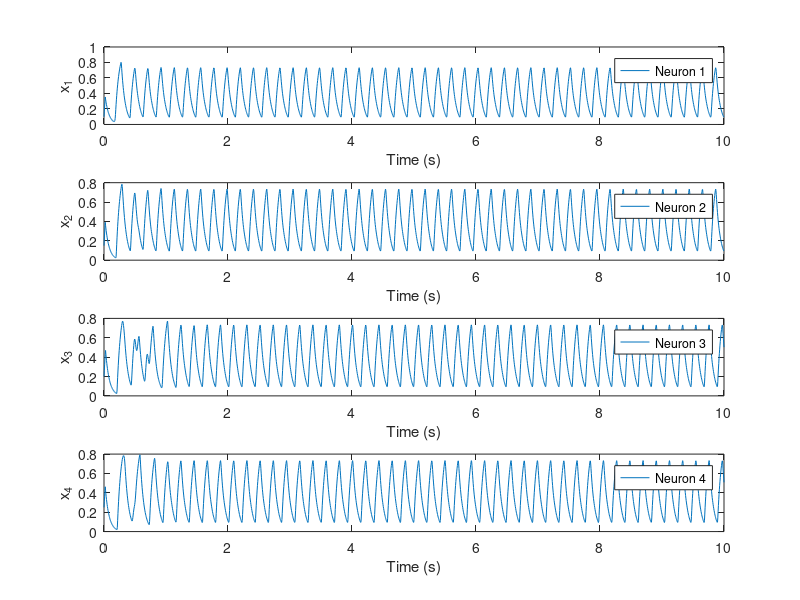
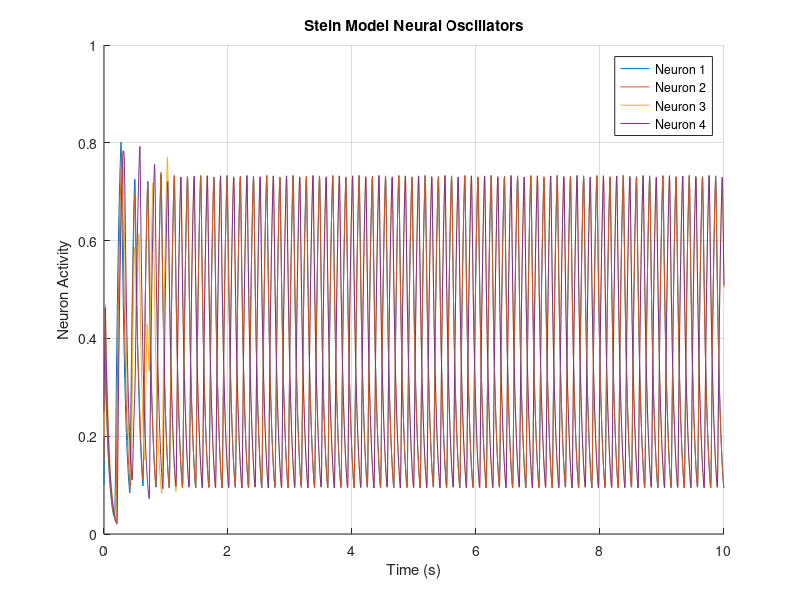

Here is the MATLAB script that generated these plots, in order:
%% Stein Model for Quadrupedal Locomotion
close all; clear;

%% Parameters for the Stein model
p = 10.0;       % Controls the rate of adaptation
b = -2000.0;     % Adaptation parameter (corrected to be positive)
q = 30.0;       % Controls the rate of adaptation
Lambda = -0.2; % Inhibitory coupling strength

%% WALK GAIT
% a = 10.0;
% f = 40.0;
% k1 = 0.0;
% k2 = 0.0;

%% TROT GAIT 
% a = 12.0;
% f = 40.0;
% k1 = 0.1;
% k2 = 57.0;

%% BOUND GAIT
a = 16.0;
f = 50.0;
k1 = 0.1;
k2 = 59.0;

%% Time parameters
T = 10;          % Total simulation time
dt = 0.005;       % Time step
time = 0:dt:T;  % Time vector


%% Initalization 
num_neurons = 4;
x = zeros(num_neurons, length(time)); % Membrane potential for neurons
y = zeros(num_neurons, length(time)); % Adaptation variable y
z = zeros(num_neurons, length(time)); % Adaptation variable z
% Initial conditions: 
x(:, 1) = [0.1; 0.15; 0.2; 0.25];
y(:, 1) = [0.1; 0.12; 0.14; 0.16];
z(:, 1) = [0.1; 0.13; 0.17; 0.19];


% Define inhibitory connections (Z4 symmetry - ring network)
 inhibition_matrix = [
    0, Lambda, 0, 0;       % Neuron 1 inhibits 2
    0, 0, 0, Lambda;       % Neuron 2 inhibits 4
    Lambda, 0, 0, 0;       % Neuron 3 inhibits 1
    0, 0, Lambda, 0];      % Neuron 4 inhibits 3

%% Simulate the Stein model
%% Simulate the Stein model
for t = 2:length(time)
    for i = 1:num_neurons
        % Compute the driving signal fi with INCOMING inhibitory coupling
        incoming_coupling = sum(inhibition_matrix(:, i) .* x(:, t-1));
        fi = f * (1 + k1 * sin(k2 * time(t))) + incoming_coupling;
        
        % Logistic function for adaptation
        adaptation = 1 / (1 + exp(-fi - b * y(i, t-1) + b * z(i, t-1)));

        % Update equations
        dx = dt * (a * (-x(i, t-1) + adaptation));
        dy = dt * (x(i, t-1) - p * y(i, t-1));
        dz = dt * (x(i, t-1) - q * z(i, t-1));

        % Store updated values
        x(i, t) = x(i, t-1) + dx;
        y(i, t) = y(i, t-1) + dy;
        z(i, t) = z(i, t-1) + dz;
    end
end
%% Plot individual neuron activities
figure()
for i = 1:num_neurons
    subplot(4,1,i)
    plot(time, x(i, :));
    xlabel('Time (s)');
    ylabel(['x_', num2str(i)]);
    legend(['Neuron ', num2str(i)]);
end

%% Plot all neuron activities together
figure()
hold on
for i = 1:num_neurons
    plot(time, x(i, :));
end
xlabel('Time (s)');
ylabel('Neuron Activity');
title('Stein Model Neural Oscillators');
legend('Neuron 1', 'Neuron 2', 'Neuron 3', 'Neuron 4');
grid on;
hold off;
